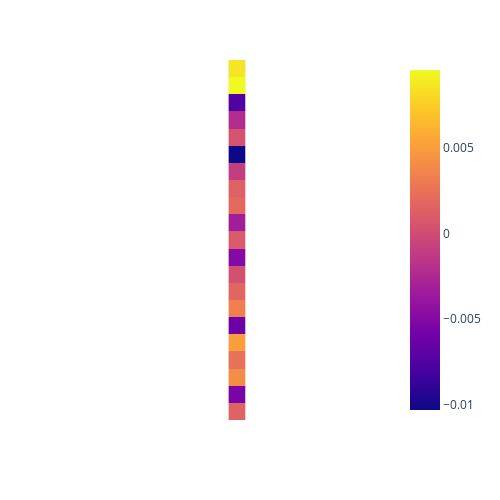

Write notebook code for a chart like this one.
### Code cell
evaluate_data('./test_data/congress_description', './test_data/congress_label', '040', '001', '020', '001')

### Figure 1 — Plotly figure (JSON) as saved in the notebook; plotly's stock layout.template omitted (floating-point values rounded to 4 significant figures)
{"data": [{"coloraxis": "coloraxis", "hovertemplate": "x: %{x}<br>y: %{y}<br>color: %{z}<extra></extra>", "name": "0", "type": "heatmap", "x": ["congress"], "xaxis": "x", "y": ["The legislative branch of the United States government is a bicameral institution composed of two separate chambers. The first chamber, known as the \"House of Representatives,\" is comprised of elected officials who represent various geographic regions within the country. Each", "known as the \"House of Representatives,\" is comprised of elected officials who represent various geographic regions within the country. Each representative is chosen by the citizens of their respective districts through regular elections, with the number of representatives apportioned based", "representative is chosen by the citizens of their respective districts through regular elections, with the number of representatives apportioned based on the population of each district. This ensures that more populous areas have a greater number of representatives to adequately", "on the population of each district. This ensures that more populous areas have a greater number of representatives to adequately represent their constituents' interests.\nThe second chamber, known as the \"Senate,\" is distinct from the House of Representatives both in", "represent their constituents' interests.\nThe second chamber, known as the \"Senate,\" is distinct from the House of Representatives both in its composition and its responsibilities. The Senate consists of a fixed number of members, with each state sending two senators", "its composition and its responsibilities. The Senate consists of a fixed number of members, with each state sending two senators to serve in this body. Unlike representatives, senators are elected for six-year terms, providing a measure of continuity and stability", "to serve in this body. Unlike representatives, senators are elected for six-year terms, providing a measure of continuity and stability in the legislative process. This design reflects the Founding Fathers' intent to balance the interests of states with varying sizes", "in the legislative process. This design reflects the Founding Fathers' intent to balance the interests of states with varying sizes and populations.\nThe primary function of these two chambers is to craft and pass legislation, which involves a multi-step process.", "and populations.\nThe primary function of these two chambers is to craft and pass legislation, which involves a multi-step process. Bills, which can originate in either the House of Representatives or the Senate, undergo thorough examination and debate before becoming", "Bills, which can originate in either the House of Representatives or the Senate, undergo thorough examination and debate before becoming law. Both chambers must approve a bill before it can proceed to the President for final approval or veto.\nIn", "law. Both chambers must approve a bill before it can proceed to the President for final approval or veto.\nIn addition to their legislative duties, members of these chambers have distinct roles. Representatives are often seen as the voices of", "addition to their legislative duties, members of these chambers have distinct roles. Representatives are often seen as the voices of the people, directly representing their constituents' interests and concerns. Senators, on the other hand, play a unique role in representing", "the people, directly representing their constituents' interests and concerns. Senators, on the other hand, play a unique role in representing their states as a whole and providing a stabilizing influence in the legislative process.\nThe legislative branch also exercises oversight", "their states as a whole and providing a stabilizing influence in the legislative process.\nThe legislative branch also exercises oversight over the executive and judicial branches of the government. Committees and subcommittees in both chambers are responsible for conducting investigations,", "over the executive and judicial branches of the government. Committees and subcommittees in both chambers are responsible for conducting investigations, hearings, and reviews to ensure that the executive branch is operating within the boundaries of the law and that appointed", "hearings, and reviews to ensure that the executive branch is operating within the boundaries of the law and that appointed judges meet the qualifications necessary for their positions.\nFurthermore, the legislative branch has the power of the purse, meaning it", "judges meet the qualifications necessary for their positions.\nFurthermore, the legislative branch has the power of the purse, meaning it has the authority to allocate government funds through the budgetary process. This power is critical in shaping the nation's priorities", "has the authority to allocate government funds through the budgetary process. This power is critical in shaping the nation's priorities and implementing policies.\nUltimately, the legislative branch of the United States government is a fundamental pillar of the nation's democratic", "and implementing policies.\nUltimately, the legislative branch of the United States government is a fundamental pillar of the nation's democratic system. It serves as a forum for the representation of the people's interests, the creation of laws, and the checks", "system. It serves as a forum for the representation of the people's interests, the creation of laws, and the checks and balances necessary for a functioning democracy. Through its carefully designed structure and responsibilities, it plays a vital role in", "and balances necessary for a functioning democracy. Through its carefully designed structure and responsibilities, it plays a vital role in shaping the nation's laws and policies."], "yaxis": "y", "z": [[0.00868], [0.009551], [-0.007578], [-0.002259], [0.0004544], [-0.01032], [-0.001003], [0.001357], [0.001901], [-0.003272], [0.0009357], [-0.005006], [0.0002959], [0.001631], [0.003293], [-0.006158], [0.005029], [0.002418], [0.004089], [-0.005538], [0.0015]]}], "layout": {"coloraxis": {"colorscale": [[0, "#0d0887"], [0.1111, "#46039f"], [0.2222, "#7201a8"], [0.3333, "#9c179e"], [0.4444, "#bd3786"], [0.5556, "#d8576b"], [0.6667, "#ed7953"], [0.7778, "#fb9f3a"], [0.8889, "#fdca26"], [1, "#f0f921"]]}, "height": 500, "margin": {"t": 60}, "width": 500, "xaxis": {"anchor": "y", "constrain": "domain", "domain": [0, 1], "scaleanchor": "y", "showticklabels": false}, "yaxis": {"anchor": "x", "autorange": "reversed", "constrain": "domain", "domain": [0, 1], "showticklabels": false}}}
